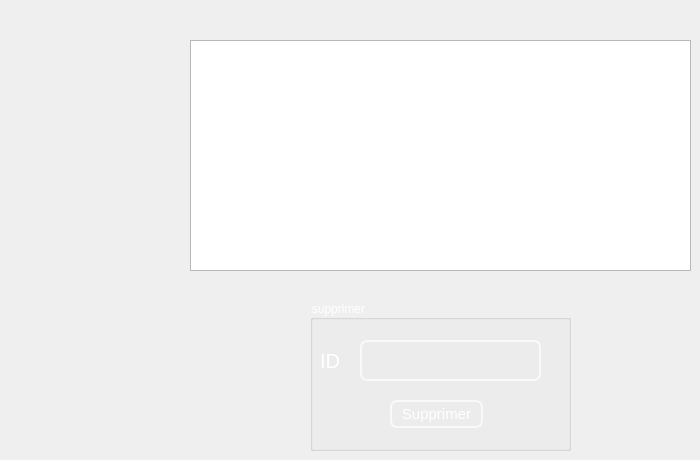
   <widget class="QWidget" name="tab">
    <attribute name="title">
     <string>Archive</string>
    </attribute>
    <widget class="QGroupBox" name="suppression_5">
     <property name="geometry">
      <rect>
       <x>310</x>
       <y>300</y>
       <width>261</width>
       <height>151</height>
      </rect>
     </property>
     <property name="styleSheet">
      <string notr="true">
font: 75 15pt &quot;MS Shell Dlg 2&quot;;
color:white</string>
     </property>
     <property name="title">
      <string>supprimer</string>
     </property>
     <widget class="QLabel" name="label_21">
      <property name="geometry">
       <rect>
        <x>10</x>
        <y>40</y>
        <width>31</width>
        <height>41</height>
       </rect>
      </property>
      <property name="palette">
       <palette>
        <active>
         <colorrole role="WindowText">
          <brush brushstyle="SolidPattern">
           <color alpha="255">
            <red>255</red>
            <green>255</green>
            <blue>255</blue>
           </color>
          </brush>
         </colorrole>
         <colorrole role="Button">
          <brush brushstyle="SolidPattern">
           <color alpha="0">
            <red>0</red>
            <green>0</green>
            <blue>0</blue>
           </color>
          </brush>
         </colorrole>
         <colorrole role="Text">
          <brush brushstyle="SolidPattern">
           <color alpha="255">
            <red>255</red>
            <green>255</green>
            <blue>255</blue>
           </color>
          </brush>
         </colorrole>
         <colorrole role="ButtonText">
          <brush brushstyle="SolidPattern">
           <color alpha="255">
            <red>255</red>
            <green>255</green>
            <blue>255</blue>
           </color>
          </brush>
         </colorrole>
         <colorrole role="Base">
          <brush brushstyle="SolidPattern">
           <color alpha="0">
            <red>0</red>
            <green>0</green>
            <blue>0</blue>
           </color>
          </brush>
         </colorrole>
         <colorrole role="Window">
          <brush brushstyle="SolidPattern">
           <color alpha="0">
            <red>0</red>
            <green>0</green>
            <blue>0</blue>
           </color>
          </brush>
         </colorrole>
         <colorrole role="PlaceholderText">
          <brush brushstyle="SolidPattern">
           <color alpha="128">
            <red>255</red>
            <green>255</green>
            <blue>255</blue>
           </color>
          </brush>
         </colorrole>
        </active>
        <inactive>
         <colorrole role="WindowText">
          <brush brushstyle="SolidPattern">
           <color alpha="255">
            <red>255</red>
            <green>255</green>
            <blue>255</blue>
           </color>
          </brush>
         </colorrole>
         <colorrole role="Button">
          <brush brushstyle="SolidPattern">
           <color alpha="0">
            <red>0</red>
            <green>0</green>
            <blue>0</blue>
           </color>
          </brush>
         </colorrole>
         <colorrole role="Text">
          <brush brushstyle="SolidPattern">
           <color alpha="255">
            <red>255</red>
            <green>255</green>
            <blue>255</blue>
           </color>
          </brush>
         </colorrole>
         <colorrole role="ButtonText">
          <brush brushstyle="SolidPattern">
           <color alpha="255">
            <red>255</red>
            <green>255</green>
            <blue>255</blue>
           </color>
          </brush>
         </colorrole>
         <colorrole role="Base">
          <brush brushstyle="SolidPattern">
           <color alpha="0">
            <red>0</red>
            <green>0</green>
            <blue>0</blue>
           </color>
          </brush>
         </colorrole>
         <colorrole role="Window">
          <brush brushstyle="SolidPattern">
           <color alpha="0">
            <red>0</red>
            <green>0</green>
            <blue>0</blue>
           </color>
          </brush>
         </colorrole>
         <colorrole role="PlaceholderText">
          <brush brushstyle="SolidPattern">
           <color alpha="128">
            <red>255</red>
            <green>255</green>
            <blue>255</blue>
           </color>
          </brush>
         </colorrole>
        </inactive>
        <disabled>
         <colorrole role="WindowText">
          <brush brushstyle="SolidPattern">
           <color alpha="255">
            <red>255</red>
            <green>255</green>
            <blue>255</blue>
           </color>
          </brush>
         </colorrole>
         <colorrole role="Button">
          <brush brushstyle="SolidPattern">
           <color alpha="0">
            <red>0</red>
            <green>0</green>
            <blue>0</blue>
           </color>
          </brush>
         </colorrole>
         <colorrole role="Text">
          <brush brushstyle="SolidPattern">
           <color alpha="255">
            <red>255</red>
            <green>255</green>
            <blue>255</blue>
           </color>
          </brush>
         </colorrole>
         <colorrole role="ButtonText">
          <brush brushstyle="SolidPattern">
           <color alpha="255">
            <red>255</red>
            <green>255</green>
            <blue>255</blue>
           </color>
          </brush>
         </colorrole>
         <colorrole role="Base">
          <brush brushstyle="SolidPattern">
           <color alpha="0">
            <red>0</red>
            <green>0</green>
            <blue>0</blue>
           </color>
          </brush>
         </colorrole>
         <colorrole role="Window">
          <brush brushstyle="SolidPattern">
           <color alpha="0">
            <red>0</red>
            <green>0</green>
            <blue>0</blue>
           </color>
          </brush>
         </colorrole>
         <colorrole role="PlaceholderText">
          <brush brushstyle="SolidPattern">
           <color alpha="128">
            <red>0</red>
            <green>0</green>
            <blue>0</blue>
           </color>
          </brush>
         </colorrole>
        </disabled>
       </palette>
      </property>
      <property name="font">
       <font>
        <family>MS Shell Dlg 2</family>
        <pointsize>15</pointsize>
        <weight>9</weight>
        <italic>false</italic>
        <bold>false</bold>
       </font>
      </property>
      <property name="text">
       <string>ID</string>
      </property>
     </widget>
     <widget class="QLineEdit" name="supp_3">
      <property name="geometry">
       <rect>
        <x>50</x>
        <y>40</y>
        <width>181</width>
        <height>41</height>
       </rect>
      </property>
      <property name="styleSheet">
       <string notr="true">QLineEdit{
color: white;
background-color:Transparent;;
border-width: 2px;
border-color: #F9F9F9;
border-style: solid;
border-radius: 7;
padding: 3px;
font-size: 15px;

}
QLineEdit:focus
{border:2px solid #FBAD25;
}</string>
      </property>
      <property name="text">
       <string/>
      </property>
     </widget>
     <widget class="QPushButton" name="pb_supprimer_3">
      <property name="geometry">
       <rect>
        <x>80</x>
        <y>100</y>
        <width>93</width>
        <height>28</height>
       </rect>
      </property>
      <property name="styleSheet">
       <string notr="true">QPushButton{

color: white;
background-color:Transparent;;
border-width: 2px;
border-color: #F9F9F9;
border-style: solid;
border-radius: 7;
padding: 3px;
font-size: 15px;


}
QPushButton:focus
{border:2px solid #FBAD25;
}</string>
      </property>
      <property name="text">
       <string>Supprimer</string>
      </property>
     </widget>
    </widget>
    <widget class="QTableView" name="archive">
     <property name="geometry">
      <rect>
       <x>190</x>
       <y>40</y>
       <width>501</width>
       <height>231</height>
      </rect>
     </property>
     <property name="styleSheet">
      <string notr="true">QTableView
{
    alternate-background-color: #1F1F1F;
    gridline-color: white;
    color: white;

    font: 75 9pt &quot;MS Shell Dlg 2&quot;;
}
QTableView::item 
{
    color: white;
}

QTableView::item:focus
{
    color: gray;
    background: #0063cd;
}
QTableView::item:selected
{
    color: red;
    background: #0063cd;
}

QCheckBox::indicator:checked, QCheckBox::indicator:unchecked{
    color: #b1b1b1;
    background-color: #323232;
    border: 1px solid #b1b1b1;
    border-radius: 1px;
    width: 7px;
    height: 7px;
    margin: 0px 5px 0 5px;
}

    padding-left:10px;
    height:100px;
    width:180px;
    color: #5a5a5a;
    border-bottom :1px solid #f0f0f0;</string>
     </property>
    </widget>
   </widget>
